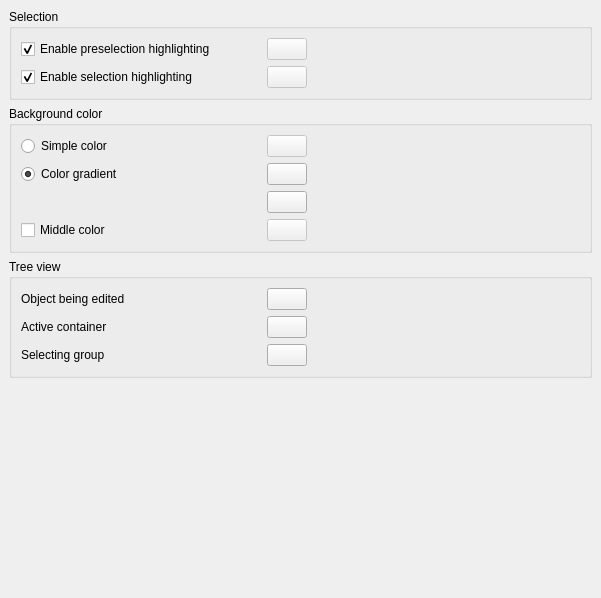
<?xml version="1.0" encoding="UTF-8"?>
<ui version="4.0">
 <class>Gui::Dialog::DlgSettingsViewColor</class>
 <widget class="QWidget" name="Gui::Dialog::DlgSettingsViewColor">
  <property name="geometry">
   <rect>
    <x>0</x>
    <y>0</y>
    <width>601</width>
    <height>598</height>
   </rect>
  </property>
  <property name="windowTitle">
   <string>Colors</string>
  </property>
  <layout class="QGridLayout">
   <property name="leftMargin">
    <number>9</number>
   </property>
   <property name="topMargin">
    <number>9</number>
   </property>
   <property name="rightMargin">
    <number>9</number>
   </property>
   <property name="bottomMargin">
    <number>9</number>
   </property>
   <property name="spacing">
    <number>6</number>
   </property>
   <item row="0" column="0">
    <widget class="QGroupBox" name="groupBoxSelection">
     <property name="title">
      <string>Selection</string>
     </property>
     <layout class="QGridLayout">
      <property name="leftMargin">
       <number>9</number>
      </property>
      <property name="topMargin">
       <number>9</number>
      </property>
      <property name="rightMargin">
       <number>9</number>
      </property>
      <property name="bottomMargin">
       <number>9</number>
      </property>
      <property name="spacing">
       <number>6</number>
      </property>
      <item row="0" column="1">
       <spacer name="spacer_4">
        <property name="orientation">
         <enum>Qt::Horizontal</enum>
        </property>
        <property name="sizeHint" stdset="0">
         <size>
          <width>183</width>
          <height>23</height>
         </size>
        </property>
       </spacer>
      </item>
      <item row="0" column="0">
       <layout class="QGridLayout" name="_3">
        <property name="leftMargin">
         <number>0</number>
        </property>
        <property name="topMargin">
         <number>0</number>
        </property>
        <property name="rightMargin">
         <number>0</number>
        </property>
        <property name="bottomMargin">
         <number>0</number>
        </property>
        <property name="spacing">
         <number>6</number>
        </property>
        <item row="1" column="1">
         <widget class="Gui::PrefColorButton" name="SelectionColor">
          <property name="enabled">
           <bool>false</bool>
          </property>
          <property name="text">
           <string/>
          </property>
          <property name="color" stdset="0">
           <color>
            <red>28</red>
            <green>173</green>
            <blue>28</blue>
           </color>
          </property>
          <property name="prefEntry" stdset="0">
           <cstring>SelectionColor</cstring>
          </property>
          <property name="prefPath" stdset="0">
           <cstring>View</cstring>
          </property>
         </widget>
        </item>
        <item row="0" column="0">
         <widget class="Gui::PrefCheckBox" name="checkBoxPreselection">
          <property name="minimumSize">
           <size>
            <width>240</width>
            <height>0</height>
           </size>
          </property>
          <property name="toolTip">
           <string>Enable preselection and highlight by specified color</string>
          </property>
          <property name="text">
           <string>Enable preselection highlighting</string>
          </property>
          <property name="checked">
           <bool>true</bool>
          </property>
          <property name="prefEntry" stdset="0">
           <cstring>EnablePreselection</cstring>
          </property>
          <property name="prefPath" stdset="0">
           <cstring>View</cstring>
          </property>
         </widget>
        </item>
        <item row="0" column="1">
         <widget class="Gui::PrefColorButton" name="HighlightColor">
          <property name="enabled">
           <bool>false</bool>
          </property>
          <property name="sizePolicy">
           <sizepolicy hsizetype="MinimumExpanding" vsizetype="Fixed">
            <horstretch>0</horstretch>
            <verstretch>0</verstretch>
           </sizepolicy>
          </property>
          <property name="text">
           <string/>
          </property>
          <property name="color" stdset="0">
           <color>
            <red>225</red>
            <green>225</green>
            <blue>20</blue>
           </color>
          </property>
          <property name="prefEntry" stdset="0">
           <cstring>HighlightColor</cstring>
          </property>
          <property name="prefPath" stdset="0">
           <cstring>View</cstring>
          </property>
         </widget>
        </item>
        <item row="1" column="0">
         <widget class="Gui::PrefCheckBox" name="checkBoxSelection">
          <property name="toolTip">
           <string>Enable selection highlighting and use specified color</string>
          </property>
          <property name="text">
           <string>Enable selection highlighting</string>
          </property>
          <property name="checked">
           <bool>true</bool>
          </property>
          <property name="prefEntry" stdset="0">
           <cstring>EnableSelection</cstring>
          </property>
          <property name="prefPath" stdset="0">
           <cstring>View</cstring>
          </property>
         </widget>
        </item>
       </layout>
      </item>
     </layout>
    </widget>
   </item>
   <item row="1" column="0">
    <widget class="QGroupBox" name="groupBoxColor">
     <property name="toolTip">
      <string>Background color for the model view</string>
     </property>
     <property name="title">
      <string>Background color</string>
     </property>
     <layout class="QGridLayout">
      <property name="leftMargin">
       <number>9</number>
      </property>
      <property name="topMargin">
       <number>9</number>
      </property>
      <property name="rightMargin">
       <number>9</number>
      </property>
      <property name="bottomMargin">
       <number>9</number>
      </property>
      <property name="spacing">
       <number>6</number>
      </property>
      <item row="0" column="1">
       <spacer name="spacer">
        <property name="orientation">
         <enum>Qt::Horizontal</enum>
        </property>
        <property name="sizeHint" stdset="0">
         <size>
          <width>40</width>
          <height>20</height>
         </size>
        </property>
       </spacer>
      </item>
      <item row="0" column="0">
       <layout class="QGridLayout" name="_4">
        <property name="leftMargin">
         <number>0</number>
        </property>
        <property name="topMargin">
         <number>0</number>
        </property>
        <property name="rightMargin">
         <number>0</number>
        </property>
        <property name="bottomMargin">
         <number>0</number>
        </property>
        <property name="spacing">
         <number>6</number>
        </property>
        <item row="2" column="0">
         <spacer name="spacer_2">
          <property name="orientation">
           <enum>Qt::Horizontal</enum>
          </property>
          <property name="sizeType">
           <enum>QSizePolicy::Minimum</enum>
          </property>
          <property name="sizeHint" stdset="0">
           <size>
            <width>171</width>
            <height>20</height>
           </size>
          </property>
         </spacer>
        </item>
        <item row="0" column="1">
         <widget class="Gui::PrefColorButton" name="SelectionColor_Background">
          <property name="enabled">
           <bool>false</bool>
          </property>
          <property name="sizePolicy">
           <sizepolicy hsizetype="MinimumExpanding" vsizetype="Fixed">
            <horstretch>0</horstretch>
            <verstretch>0</verstretch>
           </sizepolicy>
          </property>
          <property name="toolTip">
           <string>Background will have selected color</string>
          </property>
          <property name="text">
           <string/>
          </property>
          <property name="color" stdset="0">
           <color>
            <red>20</red>
            <green>20</green>
            <blue>163</blue>
           </color>
          </property>
          <property name="prefEntry" stdset="0">
           <cstring>BackgroundColor</cstring>
          </property>
          <property name="prefPath" stdset="0">
           <cstring>View</cstring>
          </property>
         </widget>
        </item>
        <item row="3" column="0">
         <widget class="Gui::PrefCheckBox" name="checkMidColor">
          <property name="toolTip">
           <string>Color gradient will get selected color as middle color</string>
          </property>
          <property name="text">
           <string>Middle color</string>
          </property>
          <property name="prefEntry" stdset="0">
           <cstring>UseBackgroundColorMid</cstring>
          </property>
          <property name="prefPath" stdset="0">
           <cstring>View</cstring>
          </property>
         </widget>
        </item>
        <item row="2" column="1">
         <widget class="Gui::PrefColorButton" name="backgroundColorTo">
          <property name="toolTip">
           <string>Bottom color</string>
          </property>
          <property name="text">
           <string/>
          </property>
          <property name="color" stdset="0">
           <color>
            <red>151</red>
            <green>151</green>
            <blue>170</blue>
           </color>
          </property>
          <property name="prefEntry" stdset="0">
           <cstring>BackgroundColor3</cstring>
          </property>
          <property name="prefPath" stdset="0">
           <cstring>View</cstring>
          </property>
         </widget>
        </item>
        <item row="3" column="1">
         <widget class="Gui::PrefColorButton" name="backgroundColorMid">
          <property name="enabled">
           <bool>false</bool>
          </property>
          <property name="toolTip">
           <string>Middle color</string>
          </property>
          <property name="text">
           <string/>
          </property>
          <property name="color" stdset="0">
           <color>
            <red>111</red>
            <green>111</green>
            <blue>147</blue>
           </color>
          </property>
          <property name="prefEntry" stdset="0">
           <cstring>BackgroundColor4</cstring>
          </property>
          <property name="prefPath" stdset="0">
           <cstring>View</cstring>
          </property>
         </widget>
        </item>
        <item row="1" column="0">
         <widget class="Gui::PrefRadioButton" name="radioButtonGradient">
          <property name="toolTip">
           <string>Background will have selected color gradient</string>
          </property>
          <property name="text">
           <string>Color gradient</string>
          </property>
          <property name="checked">
           <bool>true</bool>
          </property>
          <property name="prefEntry" stdset="0">
           <cstring>Gradient</cstring>
          </property>
          <property name="prefPath" stdset="0">
           <cstring>View</cstring>
          </property>
         </widget>
        </item>
        <item row="1" column="1">
         <widget class="Gui::PrefColorButton" name="backgroundColorFrom">
          <property name="toolTip">
           <string>Top color</string>
          </property>
          <property name="text">
           <string/>
          </property>
          <property name="color" stdset="0">
           <color>
            <red>51</red>
            <green>51</green>
            <blue>101</blue>
           </color>
          </property>
          <property name="prefEntry" stdset="0">
           <cstring>BackgroundColor2</cstring>
          </property>
          <property name="prefPath" stdset="0">
           <cstring>View</cstring>
          </property>
         </widget>
        </item>
        <item row="0" column="0">
         <widget class="Gui::PrefRadioButton" name="radioButtonSimple">
          <property name="minimumSize">
           <size>
            <width>240</width>
            <height>0</height>
           </size>
          </property>
          <property name="toolTip">
           <string>Background will have selected color</string>
          </property>
          <property name="text">
           <string>Simple color</string>
          </property>
          <property name="prefEntry" stdset="0">
           <cstring>Simple</cstring>
          </property>
          <property name="prefPath" stdset="0">
           <cstring>View</cstring>
          </property>
         </widget>
        </item>
       </layout>
      </item>
     </layout>
    </widget>
   </item>
   <item row="2" column="0">
    <widget class="QGroupBox" name="groupBoxTree">
     <property name="title">
      <string>Tree view</string>
     </property>
     <layout class="QGridLayout">
      <property name="leftMargin">
       <number>9</number>
      </property>
      <property name="topMargin">
       <number>9</number>
      </property>
      <property name="rightMargin">
       <number>9</number>
      </property>
      <property name="bottomMargin">
       <number>9</number>
      </property>
      <property name="spacing">
       <number>6</number>
      </property>
      <item row="0" column="1">
       <spacer name="spacer_5">
        <property name="orientation">
         <enum>Qt::Horizontal</enum>
        </property>
        <property name="sizeHint" stdset="0">
         <size>
          <width>183</width>
          <height>23</height>
         </size>
        </property>
       </spacer>
      </item>
      <item row="0" column="0">
       <layout class="QGridLayout">
        <property name="leftMargin">
         <number>0</number>
        </property>
        <property name="topMargin">
         <number>0</number>
        </property>
        <property name="rightMargin">
         <number>0</number>
        </property>
        <property name="bottomMargin">
         <number>0</number>
        </property>
        <property name="spacing">
         <number>6</number>
        </property>
        <item row="0" column="0">
         <widget class="QLabel" name="label_2">
          <property name="minimumSize">
           <size>
            <width>240</width>
            <height>0</height>
           </size>
          </property>
          <property name="toolTip">
           <string/>
          </property>
          <property name="text">
           <string>Object being edited</string>
          </property>
         </widget>
        </item>
        <item row="1" column="0">
         <widget class="QLabel" name="label_3">
          <property name="text">
           <string>Active container</string>
          </property>
         </widget>
        </item>
        <item row="0" column="1">
         <widget class="Gui::PrefColorButton" name="TreeEditColor">
          <property name="sizePolicy">
           <sizepolicy hsizetype="MinimumExpanding" vsizetype="Fixed">
            <horstretch>0</horstretch>
            <verstretch>0</verstretch>
           </sizepolicy>
          </property>
          <property name="toolTip">
           <string>Background color for objects in tree view that are currently edited</string>
          </property>
          <property name="color" stdset="0">
           <color>
            <red>255</red>
            <green>255</green>
            <blue>0</blue>
           </color>
          </property>
          <property name="prefEntry" stdset="0">
           <cstring>TreeEditColor</cstring>
          </property>
          <property name="prefPath" stdset="0">
           <cstring>TreeView</cstring>
          </property>
         </widget>
        </item>
        <item row="1" column="1">
         <widget class="Gui::PrefColorButton" name="TreeActiveColor">
          <property name="sizePolicy">
           <sizepolicy hsizetype="MinimumExpanding" vsizetype="Fixed">
            <horstretch>0</horstretch>
            <verstretch>0</verstretch>
           </sizepolicy>
          </property>
          <property name="toolTip">
           <string>Background color for active containers in tree view</string>
          </property>
          <property name="color" stdset="0">
           <color>
            <red>230</red>
            <green>230</green>
            <blue>255</blue>
           </color>
          </property>
          <property name="prefEntry" stdset="0">
           <cstring>TreeActiveColor</cstring>
          </property>
          <property name="prefPath" stdset="0">
           <cstring>TreeView</cstring>
          </property>
         </widget>
        </item>
        <item row="2" column="0">
         <widget class="QLabel" name="label_4">
          <property name="text">
           <string>Selecting group</string>
          </property>
         </widget>
        </item>
        <item row="2" column="1">
         <widget class="Gui::PrefColorButton" name="SelectingGroupColor">
          <property name="sizePolicy">
           <sizepolicy hsizetype="MinimumExpanding" vsizetype="Fixed">
            <horstretch>0</horstretch>
            <verstretch>0</verstretch>
           </sizepolicy>
          </property>
          <property name="toolTip">
           <string>Background color for active containers in tree view</string>
          </property>
          <property name="color" stdset="0">
           <color alpha="0">
            <red>64</red>
            <green>128</green>
            <blue>129</blue>
           </color>
          </property>
          <property name="prefEntry" stdset="0">
           <cstring>SelectingGroupColor</cstring>
          </property>
          <property name="prefPath" stdset="0">
           <cstring>TreeView</cstring>
          </property>
         </widget>
        </item>
       </layout>
      </item>
     </layout>
    </widget>
   </item>
   <item row="3" column="0">
    <spacer name="spacer_3">
     <property name="orientation">
      <enum>Qt::Vertical</enum>
     </property>
     <property name="sizeHint" stdset="0">
      <size>
       <width>20</width>
       <height>40</height>
      </size>
     </property>
    </spacer>
   </item>
  </layout>
 </widget>
 <customwidgets>
  <customwidget>
   <class>Gui::ColorButton</class>
   <extends>QPushButton</extends>
   <header>Gui/Widgets.h</header>
  </customwidget>
  <customwidget>
   <class>Gui::PrefColorButton</class>
   <extends>Gui::ColorButton</extends>
   <header>Gui/PrefWidgets.h</header>
  </customwidget>
  <customwidget>
   <class>Gui::PrefRadioButton</class>
   <extends>QRadioButton</extends>
   <header>Gui/PrefWidgets.h</header>
  </customwidget>
  <customwidget>
   <class>Gui::PrefCheckBox</class>
   <extends>QCheckBox</extends>
   <header>Gui/PrefWidgets.h</header>
  </customwidget>
 </customwidgets>
 <tabstops>
  <tabstop>checkBoxPreselection</tabstop>
  <tabstop>HighlightColor</tabstop>
  <tabstop>checkBoxSelection</tabstop>
  <tabstop>SelectionColor</tabstop>
  <tabstop>radioButtonSimple</tabstop>
  <tabstop>SelectionColor_Background</tabstop>
  <tabstop>radioButtonGradient</tabstop>
  <tabstop>backgroundColorFrom</tabstop>
  <tabstop>backgroundColorTo</tabstop>
  <tabstop>checkMidColor</tabstop>
  <tabstop>backgroundColorMid</tabstop>
 </tabstops>
 <resources/>
 <connections>
  <connection>
   <sender>checkBoxPreselection</sender>
   <signal>toggled(bool)</signal>
   <receiver>HighlightColor</receiver>
   <slot>setEnabled(bool)</slot>
   <hints>
    <hint type="sourcelabel">
     <x>70</x>
     <y>45</y>
    </hint>
    <hint type="destinationlabel">
     <x>310</x>
     <y>54</y>
    </hint>
   </hints>
  </connection>
  <connection>
   <sender>checkBoxSelection</sender>
   <signal>toggled(bool)</signal>
   <receiver>SelectionColor</receiver>
   <slot>setEnabled(bool)</slot>
   <hints>
    <hint type="sourcelabel">
     <x>158</x>
     <y>76</y>
    </hint>
    <hint type="destinationlabel">
     <x>291</x>
     <y>75</y>
    </hint>
   </hints>
  </connection>
  <connection>
   <sender>checkMidColor</sender>
   <signal>toggled(bool)</signal>
   <receiver>backgroundColorMid</receiver>
   <slot>setEnabled(bool)</slot>
   <hints>
    <hint type="sourcelabel">
     <x>114</x>
     <y>363</y>
    </hint>
    <hint type="destinationlabel">
     <x>310</x>
     <y>365</y>
    </hint>
   </hints>
  </connection>
  <connection>
   <sender>radioButtonSimple</sender>
   <signal>toggled(bool)</signal>
   <receiver>SelectionColor_Background</receiver>
   <slot>setEnabled(bool)</slot>
   <hints>
    <hint type="sourcelabel">
     <x>103</x>
     <y>282</y>
    </hint>
    <hint type="destinationlabel">
     <x>310</x>
     <y>284</y>
    </hint>
   </hints>
  </connection>
  <connection>
   <sender>radioButtonGradient</sender>
   <signal>toggled(bool)</signal>
   <receiver>backgroundColorFrom</receiver>
   <slot>setEnabled(bool)</slot>
   <hints>
    <hint type="sourcelabel">
     <x>110</x>
     <y>309</y>
    </hint>
    <hint type="destinationlabel">
     <x>310</x>
     <y>311</y>
    </hint>
   </hints>
  </connection>
  <connection>
   <sender>radioButtonGradient</sender>
   <signal>toggled(bool)</signal>
   <receiver>backgroundColorTo</receiver>
   <slot>setEnabled(bool)</slot>
   <hints>
    <hint type="sourcelabel">
     <x>77</x>
     <y>309</y>
    </hint>
    <hint type="destinationlabel">
     <x>310</x>
     <y>338</y>
    </hint>
   </hints>
  </connection>
  <connection>
   <sender>radioButtonSimple</sender>
   <signal>toggled(bool)</signal>
   <receiver>checkMidColor</receiver>
   <slot>setDisabled(bool)</slot>
   <hints>
    <hint type="sourcelabel">
     <x>99</x>
     <y>282</y>
    </hint>
    <hint type="destinationlabel">
     <x>93</x>
     <y>363</y>
    </hint>
   </hints>
  </connection>
 </connections>
</ui>
